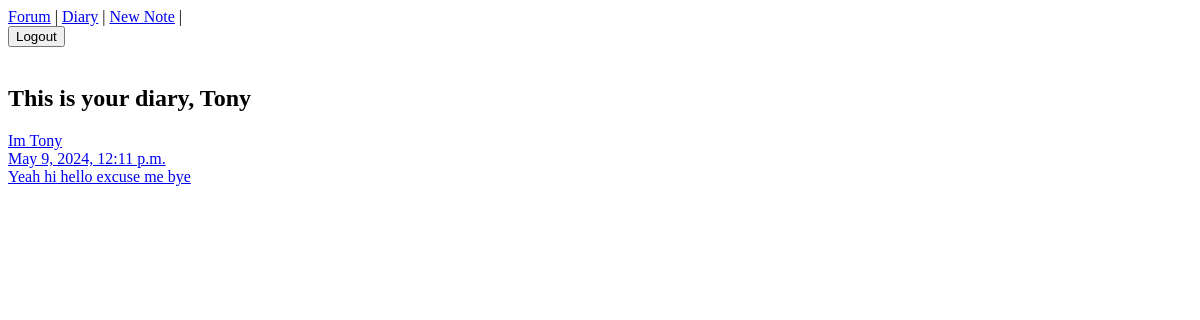
The page / (signed in) on the database as committed earlier.
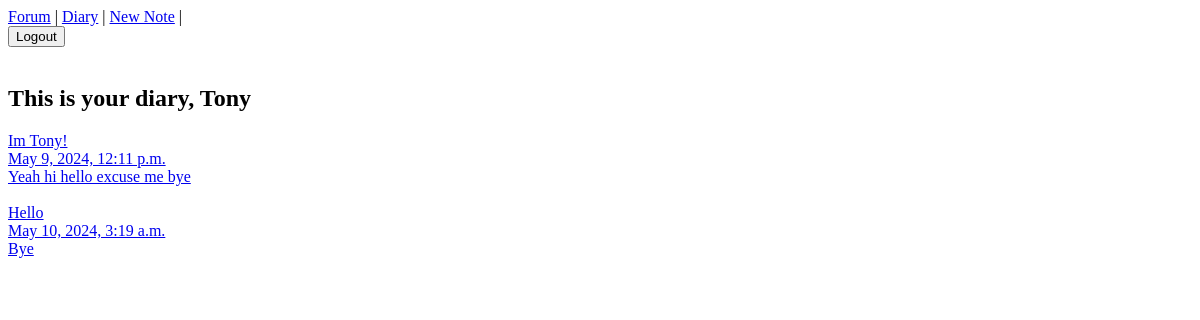
The same page on the database as committed later.
### main/models.py (models this page shows, shortened)
class Note(models.Model):
    title = models.CharField(max_length=50)
    body = models.TextField()
    date = models.DateTimeField(auto_now_add=True)
    author = models.ForeignKey(User, on_delete=models.CASCADE, default=None)

### main/views.py (the view)
# urls.py: path('', views.diary, name='diary_list'),
@login_required(login_url='/users/login/')
def diary(request):
    notes = Note.objects.filter(author = request.user)
    return render(request, 'main/diary.html', {'notes': notes})

### main/templates/main/diary.html (shortened to what this page needs)
{% extends 'main/layout.html' %}
{% block content %}
<h2>This is your diary, {{user}} </h2>
{% for note in notes %}
    <a href="{% url 'view_note' note.id %}">
        {{ note.title }}<br>
        {{ note.date }}<br>
        {{ note.body }}<br><br>
    </a>
{% endfor %}
{% endblock %}

Rows that differ between the two databases and show on the page:
changed Note "Yeah hi hello excuse me bye": title "Im Tony" → "Im Tony!"
added Note: title "Hello", date "May 10, 2024, 3:19 a.m.", body "Bye"
